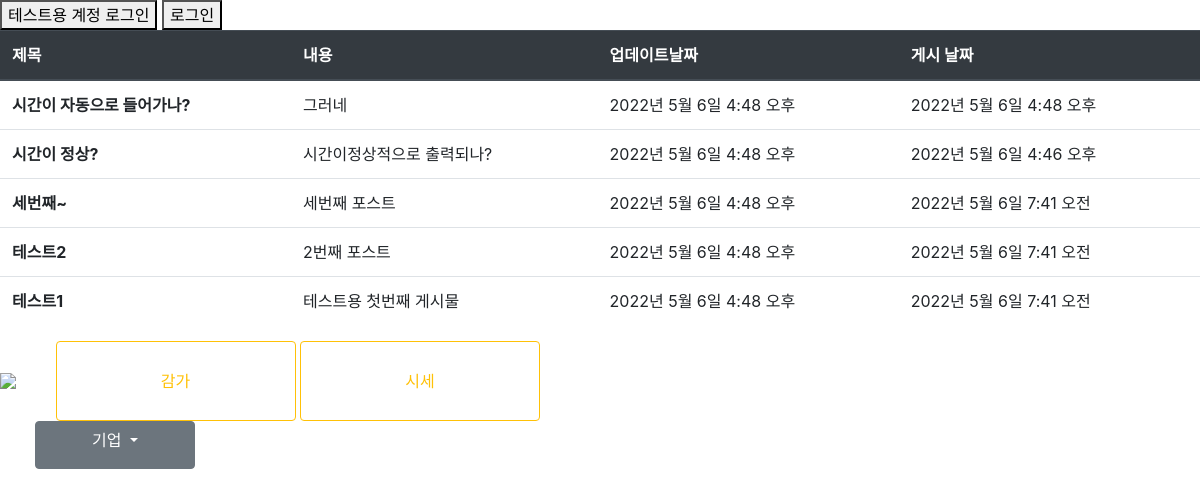
The page / on the database its author committed.
### blog/models.py (models this page shows, shortened)
class Post(models.Model):
    title = models.CharField(max_length=30)
    content = models.TextField()
    created_at = models.DateTimeField(auto_now_add=True)
    updated_at = models.DateTimeField(auto_now=True)

### main/views.py (the view)
# urls.py: path('', views.main),
def main(request):
    posts = Post.objects.all().order_by('-pk')
    return render(request,"main/main.html",
                  {
                      'posts':posts
                  })

### main/templates/main/main.html (shortened to what this page needs)
<!doctype html>
<html lang="ko">
  <head>
    <link rel="stylesheet" href="https://cdn.jsdelivr.net/npm/bootstrap@4.4.1/dist/css/bootstrap.min.css">
  </head>
  <body>
    <button onClick="location.href='http://127.0.0.1:8000/admin'">테스트용 계정 로그인</button>
    <button onClick="location.href={% url 'login_screen' %}">로그인</button>
    <table class="table">
        <thead class="thead-dark">
          <tr>
            <th scope="col">제목</th>
            <th scope="col">내용</th>
            <th scope="col">업데이트날짜</th>
            <th scope="col">게시 날짜</th>
          </tr>
        </thead>
        <tbody>
          {% for p in posts %}
          <tr>
            <th>{{p.title}}</th>
            <td>{{p.content}}</td>
            <td>{{p.updated_at}}</td>
            <td>{{p.created_at}}</td>
          </tr>
          {% endfor %}
        </tbody>
        </table>
        <div id="middle">
          <img src="https://encrypted-tbn0.gstatic.com/images?q=tbn:ANd9GcSHhn6afQKux1oGDAHP-vEySzbXbYnoi3Vbcg&usqp=CAU" class="img-fluid">
          <button id="down_price" type="button" class="btn btn-outline-warning">감가</button>
          <button type="button" class="btn btn-outline-warning">시세</button>
        </div>
        <div class="dropdown">
            <a class="btn btn-secondary dropdown-toggle" href="#" role="button" id="dropdownMenuLink" data-toggle="dropdown" aria-expanded="false">
              기업
            </a>
          </div>
  </body>
</html>

### main/templates/main/main.html (style rules this page uses)
#middle img { width: 100%; height: auto; }
#middle button { position: relative; bottom: 60%; left : 35px; width: 15em; height: 5em; }
.dropdown a { position: relative; left: 35px; width: 10em; height: 3em; text-align: center; vertical-align: middle; }

### rows shown on the page
Post: title "시간이 자동으로 들어가나?", content "그러네", updated_at "2022년 5월 6일 4:48 오후", created_at "2022년 5월 6일 4:48 오후"
Post: title "시간이 정상?", content "시간이정상적으로 출력되나?", updated_at "2022년 5월 6일 4:48 오후", created_at "2022년 5월 6일 4:46 오후"
Post: title "세번째~", content "세번째 포스트", updated_at "2022년 5월 6일 4:48 오후", created_at "2022년 5월 6일 7:41 오전"
Post: title "테스트2", content "2번째 포스트", updated_at "2022년 5월 6일 4:48 오후", created_at "2022년 5월 6일 7:41 오전"
Post: title "테스트1", content "테스트용 첫번째 게시물", updated_at "2022년 5월 6일 4:48 오후", created_at "2022년 5월 6일 7:41 오전"
